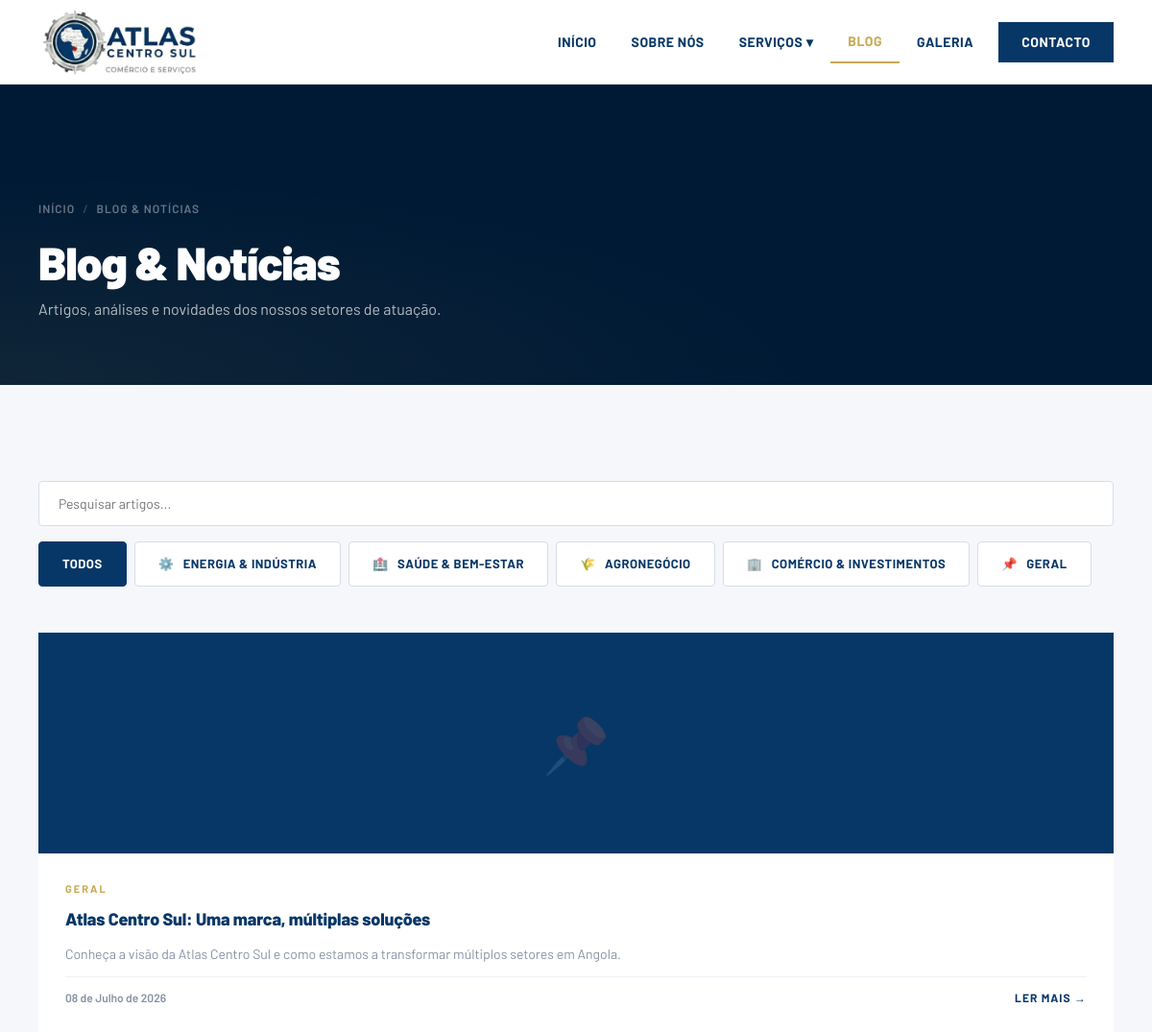
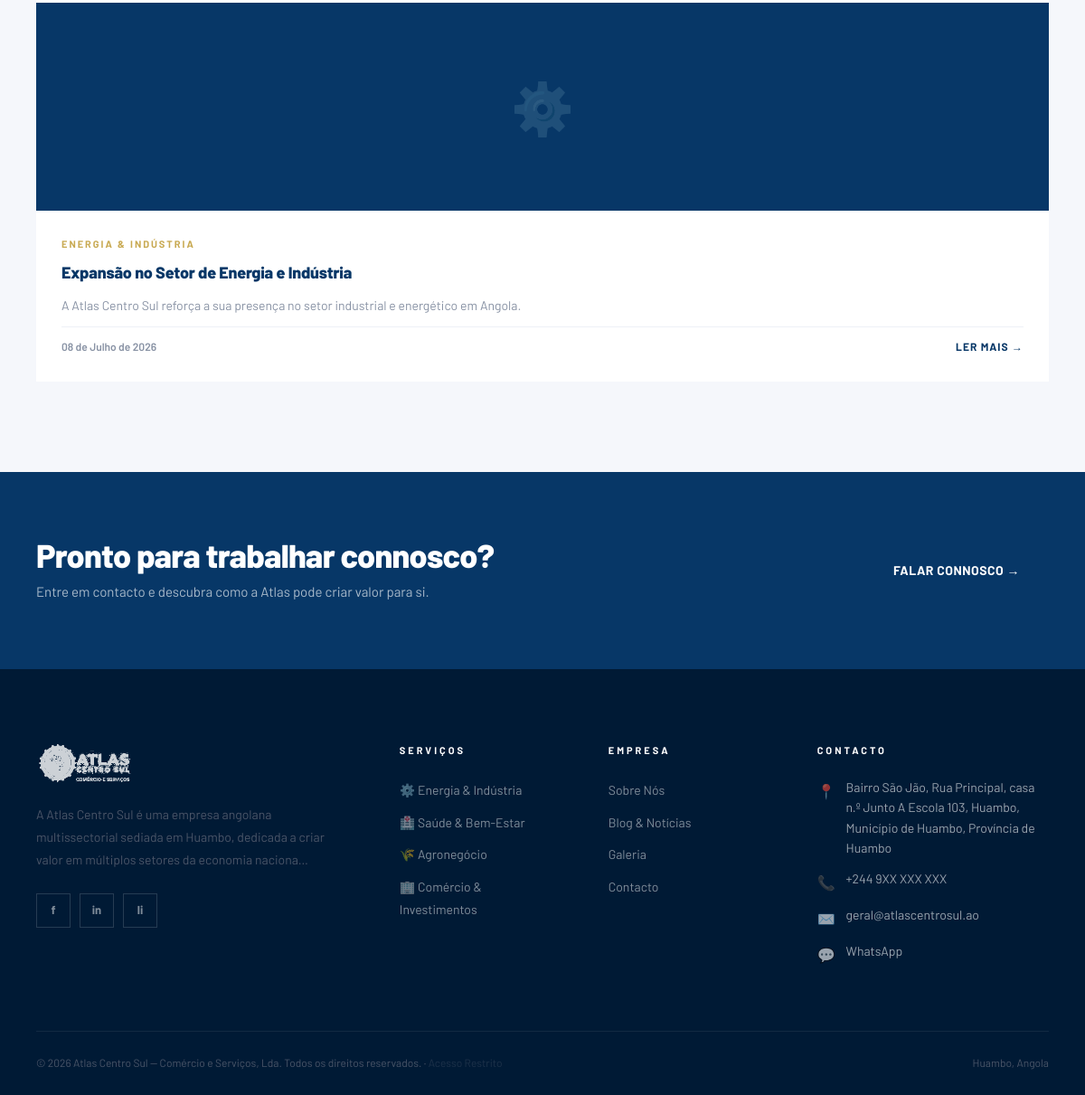
Screenshot of /blog.php with the database file from the repository (2 pictures, top to bottom).
### tables this page shows
CREATE TABLE IF NOT EXISTS posts (
    id               INT AUTO_INCREMENT PRIMARY KEY,
    titulo           VARCHAR(250) NOT NULL,
    slug             VARCHAR(250) NOT NULL UNIQUE,
    resumo           TEXT,
    corpo            LONGTEXT NOT NULL,
    categoria        ENUM('energia-industria','saude-bem-estar','agronegocio','comercio-investimentos','geral') DEFAULT 'geral',
    imagem_destaque  VARCHAR(300),
    publicado        TINYINT(1) DEFAULT 1,
    criado_em        TIMESTAMP DEFAULT CURRENT_TIMESTAMP,
    atualizado_em    TIMESTAMP DEFAULT CURRENT_TIMESTAMP ON UPDATE CURRENT_TIMESTAMP
);

CREATE TABLE IF NOT EXISTS configuracoes (
    chave   VARCHAR(100) PRIMARY KEY,
    valor   TEXT,
    label   VARCHAR(150)
);

### app/helpers.php (called while the page is built, shortened)
<?php
function sanitizar(string $str): string {
    return htmlspecialchars(strip_tags(trim($str)), ENT_QUOTES, 'UTF-8');
}
function truncar(string $texto, int $limite = 150): string {
    $texto = strip_tags($texto);
    return mb_substr($texto, 0, $limite) . '…';
}
function formatarData(string $data): string {
    $meses = ['Janeiro','Fevereiro','Março','Abril','Maio','Junho',
              'Julho','Agosto','Setembro','Outubro','Novembro','Dezembro'];
    $ts = strtotime($data);
    return date('d', $ts) . ' de ' . $meses[(int)date('n', $ts) - 1] . ' de ' . date('Y', $ts);
}
function labelCategoria(string $slug): string {
    $cats = [
        'energia-industria'       => 'Energia & Indústria',
        'saude-bem-estar'         => 'Saúde & Bem-Estar',
        'agronegocio'             => 'Agronegócio',
        'comercio-investimentos'  => 'Comércio & Investimentos',
        'geral'                   => 'Geral',
    ];
    return $cats[$slug] ?? ucfirst($slug);
}
function iconeCategoria(string $slug): string {
    $icons = [
        'energia-industria'       => '⚙️',
        'saude-bem-estar'         => '🏥',
        'agronegocio'             => '🌾',
        'comercio-investimentos'  => '🏢',
        'geral'                   => '📌',
    ];
    return $icons[$slug] ?? '📌';
}
function config(string $chave, string $padrao = ''): string {
    static $cache = [];
    if (!isset($cache[$chave])) {
        try {
            $pdo  = getDB();
            $stmt = $pdo->prepare("SELECT valor FROM configuracoes WHERE chave = :chave LIMIT 1");
            $stmt->execute([':chave' => $chave]);
            $row  = $stmt->fetch();
            $cache[$chave] = $row ? $row['valor'] : $padrao;
        } catch (Exception $e) {
            $cache[$chave] = $padrao;
        }
    }
    return $cache[$chave];
}

### blog.php (the view, shortened to what this page needs)
<?php
require_once __DIR__ . '/app/helpers.php';
$pdo = getDB();
$porPagina    = 9;
$paginaActual = max(1, (int)($_GET['p'] ?? 1));
$cat          = sanitizar($_GET['cat'] ?? '');
$q            = sanitizar($_GET['q'] ?? '');
$where  = "WHERE publicado = 1";
$params = [];
$totalStmt = $pdo->prepare("SELECT COUNT(*) FROM posts $where");
$totalStmt->execute($params);
$total = (int)$totalStmt->fetchColumn();
$pag   = paginar($total, $porPagina, $paginaActual);
$params[':limit']  = $porPagina;
$params[':offset'] = $pag['offset'];
$stmt = $pdo->prepare("SELECT * FROM posts $where ORDER BY criado_em DESC LIMIT :limit OFFSET :offset");
foreach ($params as $k => $v) {
    $stmt->bindValue($k, $v, is_int($v) ? PDO::PARAM_INT : PDO::PARAM_STR);
}
$stmt->execute();
$posts = $stmt->fetchAll();
$categorias = ['energia-industria','saude-bem-estar','agronegocio','comercio-investimentos','geral'];
?>
<?php include __DIR__ . '/partials/_header.php'; ?>
<div style="padding-top:var(--nav-h)">
<section class="page-hero">
    <div class="container page-hero-content">
        <div class="breadcrumb"><a href="/atlas/">Início</a> <span>/</span> Blog & Notícias</div>
        <h1 style="color:var(--white);font-weight:900;">Blog & Notícias</h1>
        <p style="color:rgba(255,255,255,.7);font-size:16px;margin-top:8px;max-width:500px;">Artigos, análises e novidades dos nossos setores de atuação.</p>
    </div>
</section>
<section class="section section-light">
    <div class="container">
        <form method="GET" style="display:flex;gap:16px;flex-wrap:wrap;margin-bottom:48px;align-items:stretch;">
            <div style="position:relative;flex:1;min-width:280px;">
                <input type="text" name="q" placeholder="Pesquisar artigos..." value="<?= htmlspecialchars($q) ?>"
                       style="width:100%;height:100%;padding:14px 20px;border:1px solid var(--gray-200);border-radius:var(--radius);font-size:14px;outline:none;font-family:var(--font);color:var(--navy-dark);background:var(--white);">
            </div>
            <div style="display:flex;gap:8px;flex-wrap:wrap;">
                <a href="/atlas/blog.php" style="display:inline-flex;align-items:center;padding:12px 24px;border:1px solid <?= !$cat ? 'var(--navy)' : 'var(--gray-200)' ?>;background:<?= !$cat ? 'var(--navy)' : 'var(--white)' ?>;color:<?= !$cat ? 'var(--white)' : 'var(--navy)' ?>;border-radius:var(--radius);font-size:13px;font-weight:700;text-transform:uppercase;letter-spacing:.5px;transition:var(--transition);">Todos</a>
                <?php foreach ($categorias as $c): ?>
                <a href="/atlas/blog.php?cat=<?= $c ?>" style="display:inline-flex;align-items:center;padding:12px 24px;border:1px solid <?= $cat === $c ? 'var(--navy)' : 'var(--gray-200)' ?>;background:<?= $cat === $c ? 'var(--navy)' : 'var(--white)' ?>;color:<?= $cat === $c ? 'var(--white)' : 'var(--navy)' ?>;border-radius:var(--radius);font-size:13px;font-weight:700;text-transform:uppercase;letter-spacing:.5px;transition:var(--transition);">
                    <?= iconeCategoria($c) ?> &nbsp; <?= labelCategoria($c) ?>
                </a>
                <?php endforeach; ?>
            </div>
        </form>
        <?php if (empty($posts)): ?>
        <div style="text-align:center;padding:80px 20px;color:var(--gray-500);background:var(--white);border:1px solid var(--gray-100);">
            <div style="font-size:48px;margin-bottom:16px;">📭</div>
            <h3 style="color:var(--navy);margin-bottom:8px;font-weight:700;">Nenhum artigo encontrado</h3>
            <p>Tente outra pesquisa ou categoria.</p>
        </div>
        <?php else: ?>
        <div class="news-grid">
            <?php foreach ($posts as $post): ?>
            <article class="news-card">
                <div class="news-img-wrapper">
                    <?php if ($post['imagem_destaque']): ?>
                    <img src="<?= htmlspecialchars($post['imagem_destaque']) ?>" alt="<?= htmlspecialchars($post['titulo']) ?>">
                    <?php else: ?>
                    <div class="news-img-placeholder" style="background:var(--navy);color:rgba(255,255,255,.2);font-size:56px;display:flex;align-items:center;justify-content:center;">
                        <?= iconeCategoria($post['categoria']) ?>
                    </div>
                    <?php endif; ?>
                </div>
                <div class="news-body">
                    <span class="news-category"><?= labelCategoria($post['categoria']) ?></span>
                    <h2 class="news-title" style="font-size:18px;font-weight:800;"><?= htmlspecialchars($post['titulo']) ?></h2>
                    <p class="news-excerpt"><?= htmlspecialchars($post['resumo'] ? $post['resumo'] : truncar(strip_tags($post['corpo']), 120)) ?></p>
                    <div class="news-footer">
                        <span class="news-date"><?= formatarData($post['criado_em']) ?></span>
                        <a href="/atlas/post.php?slug=<?= htmlspecialchars($post['slug']) ?>" class="news-link">Ler mais →</a>
                    </div>
                </div>
            </article>
            <?php endforeach; ?>
        </div>
        <?php endif; ?>
    </div>
</section>
</div>
<?php include __DIR__ . '/partials/_footer.php'; ?>

### partials/_footer.php (shortened to what this page needs)
<?php
require_once __DIR__ . '/../app/helpers.php';
?>
<section class="contact-strip">
    <div class="container">
        <div class="contact-strip-inner">
            <div>
                <h2>Pronto para trabalhar connosco?</h2>
                <p>Entre em contacto e descubra como a Atlas pode criar valor para si.</p>
            </div>
            <a href="/atlas/contacto.php" class="btn btn-navy">Falar Connosco →</a>
        </div>
    </div>
</section>
<footer class="footer">
    <div class="container">
        <div class="footer-grid">
            <div class="footer-brand">
                <img src="/atlas/assets/img/logo.png" alt="Atlas Centro Sul">
                <p><?= htmlspecialchars(truncar(config('sobre_resumo', 'A Atlas Centro Sul é uma empresa angolana multissectorial dedicada a criar valor em múltiplos sectores da economia nacional.'), 140)) ?></p>
                <div class="footer-socials">
                    <?php if (config('facebook')): ?>
                    <a href="<?= htmlspecialchars(config('facebook')) ?>" target="_blank" class="social-btn" title="Facebook">f</a>
                    <?php endif; ?>
                    <?php if (config('instagram')): ?>
                    <a href="<?= htmlspecialchars(config('instagram')) ?>" target="_blank" class="social-btn" title="Instagram">in</a>
                    <?php endif; ?>
                    <?php if (config('linkedin')): ?>
                    <a href="<?= htmlspecialchars(config('linkedin')) ?>" target="_blank" class="social-btn" title="LinkedIn">li</a>
                    <?php endif; ?>
                    <?php if (config('youtube')): ?>
                    <a href="<?= htmlspecialchars(config('youtube')) ?>" target="_blank" class="social-btn" title="YouTube">▶</a>
                    <?php endif; ?>
                </div>
            </div>
            <div>
                <p class="footer-heading">Serviços</p>
                <ul class="footer-links">
                    <li><a href="/atlas/servicos/energia-industria.php">⚙️ Energia & Indústria</a></li>
                    <li><a href="/atlas/servicos/saude-bem-estar.php">🏥 Saúde & Bem-Estar</a></li>
                    <li><a href="/atlas/servicos/agronegocio.php">🌾 Agronegócio</a></li>
                    <li><a href="/atlas/servicos/comercio-investimentos.php">🏢 Comércio & Investimentos</a></li>
                </ul>
            </div>
            <div>
                <p class="footer-heading">Empresa</p>
                <ul class="footer-links">
                    <li><a href="/atlas/sobre.php">Sobre Nós</a></li>
                    <li><a href="/atlas/blog.php">Blog & Notícias</a></li>
                    <li><a href="/atlas/galeria.php">Galeria</a></li>
                    <li><a href="/atlas/contacto.php">Contacto</a></li>
                </ul>
            </div>
            <div>
                <p class="footer-heading">Contacto</p>
                <div class="footer-contact-item">
                    <span class="icon">📍</span>
                    <span><?= htmlspecialchars(config('morada', 'Bairro São Jão, Rua Principal, Junto A Escola 103')) ?>, <?= htmlspecialchars(config('municipio', 'Município de Huambo')) ?>, <?= htmlspecialchars(config('provincia', 'Huambo')) ?></span>
                </div>
                <?php if (config('telefone_1')): ?>
                <div class="footer-contact-item">
                    <span class="icon">📞</span>
                    <a href="tel:<?= preg_replace('/\s+/', '', config('telefone_1')) ?>" style="color:rgba(255,255,255,.6);">
                        <?= htmlspecialchars(config('telefone_1')) ?>
                    </a>
                </div>
                <?php endif; ?>
                <?php if (config('email_geral')): ?>
                <div class="footer-contact-item">
                    <span class="icon">✉️</span>
                    <a href="mailto:<?= htmlspecialchars(config('email_geral')) ?>" style="color:rgba(255,255,255,.6);">
                        <?= htmlspecialchars(config('email_geral')) ?>
                    </a>
                </div>
                <?php endif; ?>
                <?php if (config('whatsapp')): ?>
                <div class="footer-contact-item">
                    <span class="icon">💬</span>
                    <a href="https://wa.me/<?= preg_replace('/[^0-9]/', '', config('whatsapp')) ?>" target="_blank" style="color:rgba(255,255,255,.6);">
                        WhatsApp
                    </a>
                </div>
                <?php endif; ?>
            </div>
        </div>
        <div class="footer-bottom">
            <p>© <?= date('Y') ?> <?= htmlspecialchars(config('empresa_nome', 'Atlas Centro Sul — Comércio e Serviços, Lda')) ?>. Todos os direitos reservados.
                · <a href="/atlas/admin/login.php" style="color: inherit; text-decoration: none; opacity: 0.4; transition: opacity 0.3s;" onmouseover="this.style.opacity=1" onmouseout="this.style.opacity=0.4">Acesso Restrito</a>
            </p>
            <p>Huambo, Angola</p>
        </div>
    </div>
</footer>
</body>
</html>

### rows the page displays
posts: categoria "📌", categoria "GERAL", titulo "Atlas Centro Sul: Uma marca, múltiplas soluções", resumo "Conheça a visão da Atlas Centro Sul e como estamos a transformar múltiplos setores em Angola.", criado_em "08 de Julho de 2026"
posts: categoria "⚙️", categoria "ENERGIA & INDÚSTRIA", titulo "Expansão no Setor de Energia e Indústria", resumo "A Atlas Centro Sul reforça a sua presença no setor industrial e energético em Angola.", criado_em "08 de Julho de 2026"
configuracoes: valor "A Atlas Centro Sul é uma empresa angolana multissectorial sediada em Huambo, dedicada a criar valor em múltiplos setores da economia naciona…"

### other values shown
iconeCategoria($c) "⚙️"
labelCategoria($c) "ENERGIA & INDÚSTRIA"
iconeCategoria($c) "🏥"
labelCategoria($c) "SAÚDE & BEM-ESTAR"
iconeCategoria($c) "🌾"
labelCategoria($c) "AGRONEGÓCIO"
iconeCategoria($c) "🏢"
labelCategoria($c) "COMÉRCIO & INVESTIMENTOS"
iconeCategoria($c) "📌"
labelCategoria($c) "GERAL"
config('morada', 'Bairro São Jão, Rua Principal, Junto A Escola 103') "Bairro São Jão, Rua Principal, casa n.º Junto A Escola 103, Huambo"
config('municipio', 'Município de Huambo') "Município de Huambo"
config('provincia', 'Huambo') "Província de Huambo"
config('telefone_1') "+244 9XX XXX XXX"
config('email_geral') "geral@atlascentrosul.ao"
